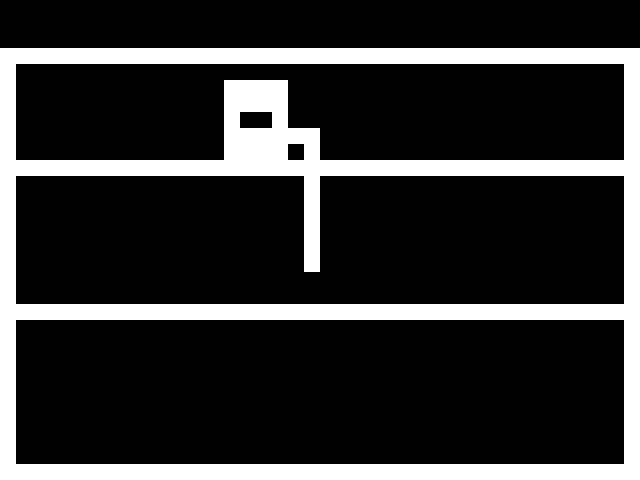

The image is a tile-based game level rendered from a .tmx file. Its description and source (layers, tilesets, objects; grid data summarised) follow:
An orthogonal 40x30 tile map with 16x16 px tiles, 1 tile layer (walls).

<map version="1.2" tiledversion="1.3.4" orientation="orthogonal" renderorder="right-down" width="40" height="30" tilewidth="16" tileheight="16" infinite="0" nextlayerid="2" nextobjectid="1">
 <editorsettings>
  <export target="thegodfather.json" format="json" />
 </editorsettings>
 <tileset firstgid="1" name="thegodfather-tileset" tilewidth="16" tileheight="16" tilecount="1" columns="1">
  <image source="../tilesets/tileset.png" width="16" height="16" />
  <tile id="0">
   <properties>
    <property name="collides" type="bool" value="true" />
   </properties>
  </tile>
 </tileset>
 <layer id="1" name="walls" width="40" height="30">
  <properties>
   <property name="collides" type="bool" value="true" />
  </properties>
  <data>[1200 cells, 233 non-empty, 1 distinct tile ids]</data>
 </layer>
</map>
